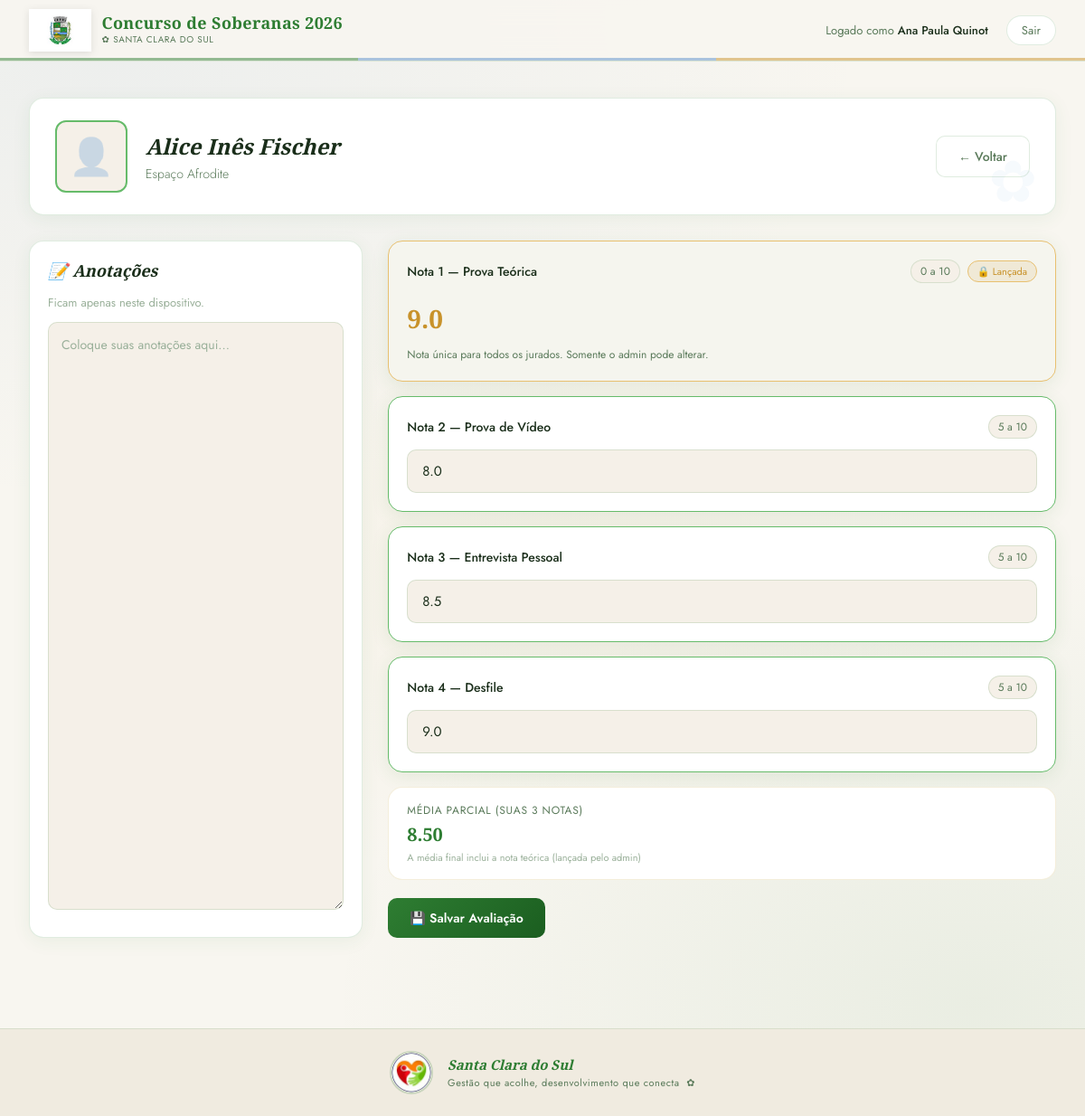
Screenshot of /candidata.php?id=1 (signed in) with the database file from the repository.
### tables this page shows
CREATE TABLE `candidatas` (
  `codcandidatas` int(11) NOT NULL,
  `nome` varchar(100) NOT NULL,
  `empresa` varchar(100) NOT NULL
);

CREATE TABLE `nota_teorica_global` (
  `candidata_id` int(11) NOT NULL,
  `nota` decimal(3,1) NOT NULL COMMENT '0 a 10, múltiplo de 0.5',
  `lancada_em` datetime NOT NULL DEFAULT current_timestamp(),
  `lancada_por` int(11) NOT NULL COMMENT 'jurado_id do admin'
);

CREATE TABLE `nota` (
  `codnota` int(11) NOT NULL,
  `jurado_id` int(11) NOT NULL,
  `candidata_id` int(11) NOT NULL,
  `nota1_teorica` decimal(3,1) DEFAULT NULL COMMENT 'Admin lança; mesmo valor para todos os jurados',
  `nota2_video` decimal(3,1) DEFAULT NULL COMMENT 'Jurado avalia (5-10)',
  `nota3_entrevista` decimal(3,1) DEFAULT NULL COMMENT 'Jurado avalia (5-10)',
  `nota4_desfile` decimal(3,1) DEFAULT NULL COMMENT 'Jurado avalia (5-10)'
);

### candidata.php (the view, shortened to what this page needs)
<?php
require "config.php";
require "foto_helper.php";
$candidata_id = (int) ($_GET["id"] ?? 0);
$stmt = $conn->prepare("SELECT * FROM candidatas WHERE codcandidatas = ?");
$stmt->bind_param("i", $candidata_id);
$stmt->execute();
$c = $stmt->get_result()->fetch_assoc();
$jurado_id = $_SESSION["id"];
$is_admin  = !empty($_SESSION["admin"]);
$ntg = $conn->query("SELECT nota FROM nota_teorica_global WHERE candidata_id = $candidata_id")->fetch_assoc();
$nota_teorica_global = $ntg ? $ntg["nota"] : null;
$stmt2 = $conn->prepare("SELECT * FROM nota WHERE jurado_id = ? AND candidata_id = ?");
$stmt2->bind_param("ii", $jurado_id, $candidata_id);
$stmt2->execute();
$nota = $stmt2->get_result()->fetch_assoc();
require "header.php";
?>
<div class="topbar">
    <a href="avaliacao.php" class="topbar-brand">
        <img class="topbar-brasao" alt="Santa Clara do Sul">
        <div class="topbar-brand-text">
            <span class="topbar-brand-title">Concurso de Soberanas 2026</span>
            <span class="topbar-brand-sub">✿ Santa Clara do Sul</span>
        </div>
    </a>
    <div class="topbar-right">
        <span class="topbar-user">Logado como <strong><?php echo htmlspecialchars($_SESSION["nome"]); ?></strong></span>
        <a href="logout.php" class="btn-logout">Sair</a>
    </div>
</div>
<div class="container">
    <div class="candidata-header">
        <div class="candidata-avatar" style="width:80px;height:80px;border-radius:12px;overflow:hidden;padding:0;">
        </div>
        <div class="candidata-info">
            <h2><?php echo htmlspecialchars($c["nome"]); ?></h2>
            <p><?php echo htmlspecialchars($c["empresa"]); ?></p>
        </div>
        <div style="margin-left:auto;">
            <a href="avaliacao.php" class="btn btn-secondary">← Voltar</a>
        </div>
    </div>
    <div class="eval-layout">
        <div class="annotation-area">
            <h3>📝 Anotações</h3>
            <p style="font-size:13px;color:var(--text-dim);margin-bottom:12px;">Ficam apenas neste dispositivo.</p>
            <textarea id="anotacoes" placeholder="Coloque suas anotações aqui..." oninput="salvarAnotacoes()"></textarea>
        </div>
        <div>
            <div class="nota-card <?php echo $nota_teorica_global !== null ? 'filled locked' : 'locked'; ?>">
                <div class="nota-header">
                    <span class="nota-title">Nota 1 — Prova Teórica</span>
                    <div style="display:flex;gap:8px;align-items:center;">
                        <span class="nota-range">0 a 10</span>
                        <?php if ($nota_teorica_global !== null): ?>
                            <span class="nota-locked-badge">🔒 Lançada</span>
                        <?php elseif ($is_admin): ?>
                            <span class="nota-locked-badge" style="background:rgba(91,143,201,0.1);color:var(--azul);border-color:var(--azul-light);">✏ Admin</span>
                        <?php else: ?>
                            <span class="nota-locked-badge">⏳ Aguardando</span>
                        <?php endif; ?>
                    </div>
                </div>
                <?php if ($is_admin && $nota_teorica_global === null): ?>
                    <form method="POST" action="salvar_teorica.php" style="display:flex;gap:10px;align-items:center;">
                        <input type="hidden" name="candidata_id" value="<?php echo $candidata_id; ?>">
                        <input type="number" name="nota_teorica" id="input-teorica" class="form-input"
                               step="0.5" min="0" max="10" placeholder="0 a 10"
                               style="max-width:160px;" required>
                        <button type="submit" class="btn btn-primary" style="padding:10px 20px;font-size:13px;">
                            📌 Lançar para todas
                        </button>
                    </form>
                    <p style="font-size:12px;color:var(--text-muted);margin-top:10px;">
                        ⚠️ Esta nota vale para <strong>todas as candidatas com o mesmo resultado</strong>.
                        Após lançar, não poderá ser alterada pelos jurados.
                    </p>
                <?php elseif ($nota_teorica_global !== null): ?>
                    <div style="font-family:'Cormorant Garamond',serif;font-size:28px;font-weight:600;color:var(--dourado);padding:8px 0;">
                        <?php echo number_format((float)$nota_teorica_global, 1); ?>
                    </div>
                    <p style="font-size:12px;color:var(--text-muted);margin-top:4px;">Nota única para todos os jurados. Somente o admin pode alterar.</p>
                <?php else: ?>
                    <p style="font-size:13px;color:var(--text-dim);padding:8px 0;">Aguardando lançamento pelo administrador.</p>
                <?php endif; ?>
            </div>
            <form method="POST" action="salvar_nota.php" id="form-notas">
                <?php
                $notas_config = [
                    ["n2", "Prova de Vídeo",     "nota2_video",     5, 10],
                    ["n3", "Entrevista Pessoal",  "nota3_entrevista",5, 10],
                    ["n4", "Desfile",             "nota4_desfile",   5, 10],
                ];
                foreach ($notas_config as $idx => [$name, $label, $col, $min, $max]):
                    $val    = $nota[$col] ?? "";
                    $filled = $val !== "" && $val !== null;
                    $num    = $idx + 2;
                ?>
                <div class="nota-card <?php echo $filled ? 'filled' : ''; ?>" id="card-<?php echo $name; ?>">
                    <div class="nota-header">
                        <span class="nota-title">Nota <?php echo $num; ?> — <?php echo $label; ?></span>
                        <span class="nota-range"><?php echo $min; ?> a <?php echo $max; ?></span>
                    </div>
                    <input
                        type="number"
                        name="<?php echo $name; ?>"
                        id="input-<?php echo $name; ?>"
                        class="form-input"
                        step="0.5"
                        min="<?php echo $min; ?>"
                        max="<?php echo $max; ?>"
                        placeholder="Ex: <?php echo $min + 2.5; ?>"
                        value="<?php echo htmlspecialchars((string)$val); ?>"
                        oninput="onNotaChange('<?php echo $name; ?>')">
                </div>
                <?php endforeach; ?>
                <div id="media-preview" style="display:none;background:var(--surface);border:1px solid rgba(201,168,76,0.2);border-radius:var(--radius);padding:16px 20px;margin-bottom:20px;">
                    <div style="font-size:12px;color:var(--text-muted);text-transform:uppercase;letter-spacing:0.06em;margin-bottom:4px;">Média Parcial (suas 3 notas)</div>
                    <div id="media-valor" class="media-badge">—</div>
                    <div style="font-size:11px;color:var(--text-dim);margin-top:4px;">A média final inclui a nota teórica (lançada pelo admin)</div>
                </div>
                <div class="flex gap-3 items-center">
                    <button type="submit" id="btn-salvar" class="btn btn-primary" disabled>
                        💾 Salvar Avaliação
                    </button>
                </div>
            </form>
        </div>
    </div>
</div>
<?php require "footer.php"; ?>

### rows the page displays
candidatas: nome "Alice Inês Fischer", empresa "Espaço Afrodite"
nota_teorica_global: nota "9.0"
nota: n2 "8.0", n3 "8.5", n4 "9.0"

### other values shown
$_SESSION["nome"] "Ana Paula Quinot"
$num "2"
$label "Prova de Vídeo"
$min "5"
$max "10"
$num "3"
$label "Entrevista Pessoal"
$num "4"
$label "Desfile"
